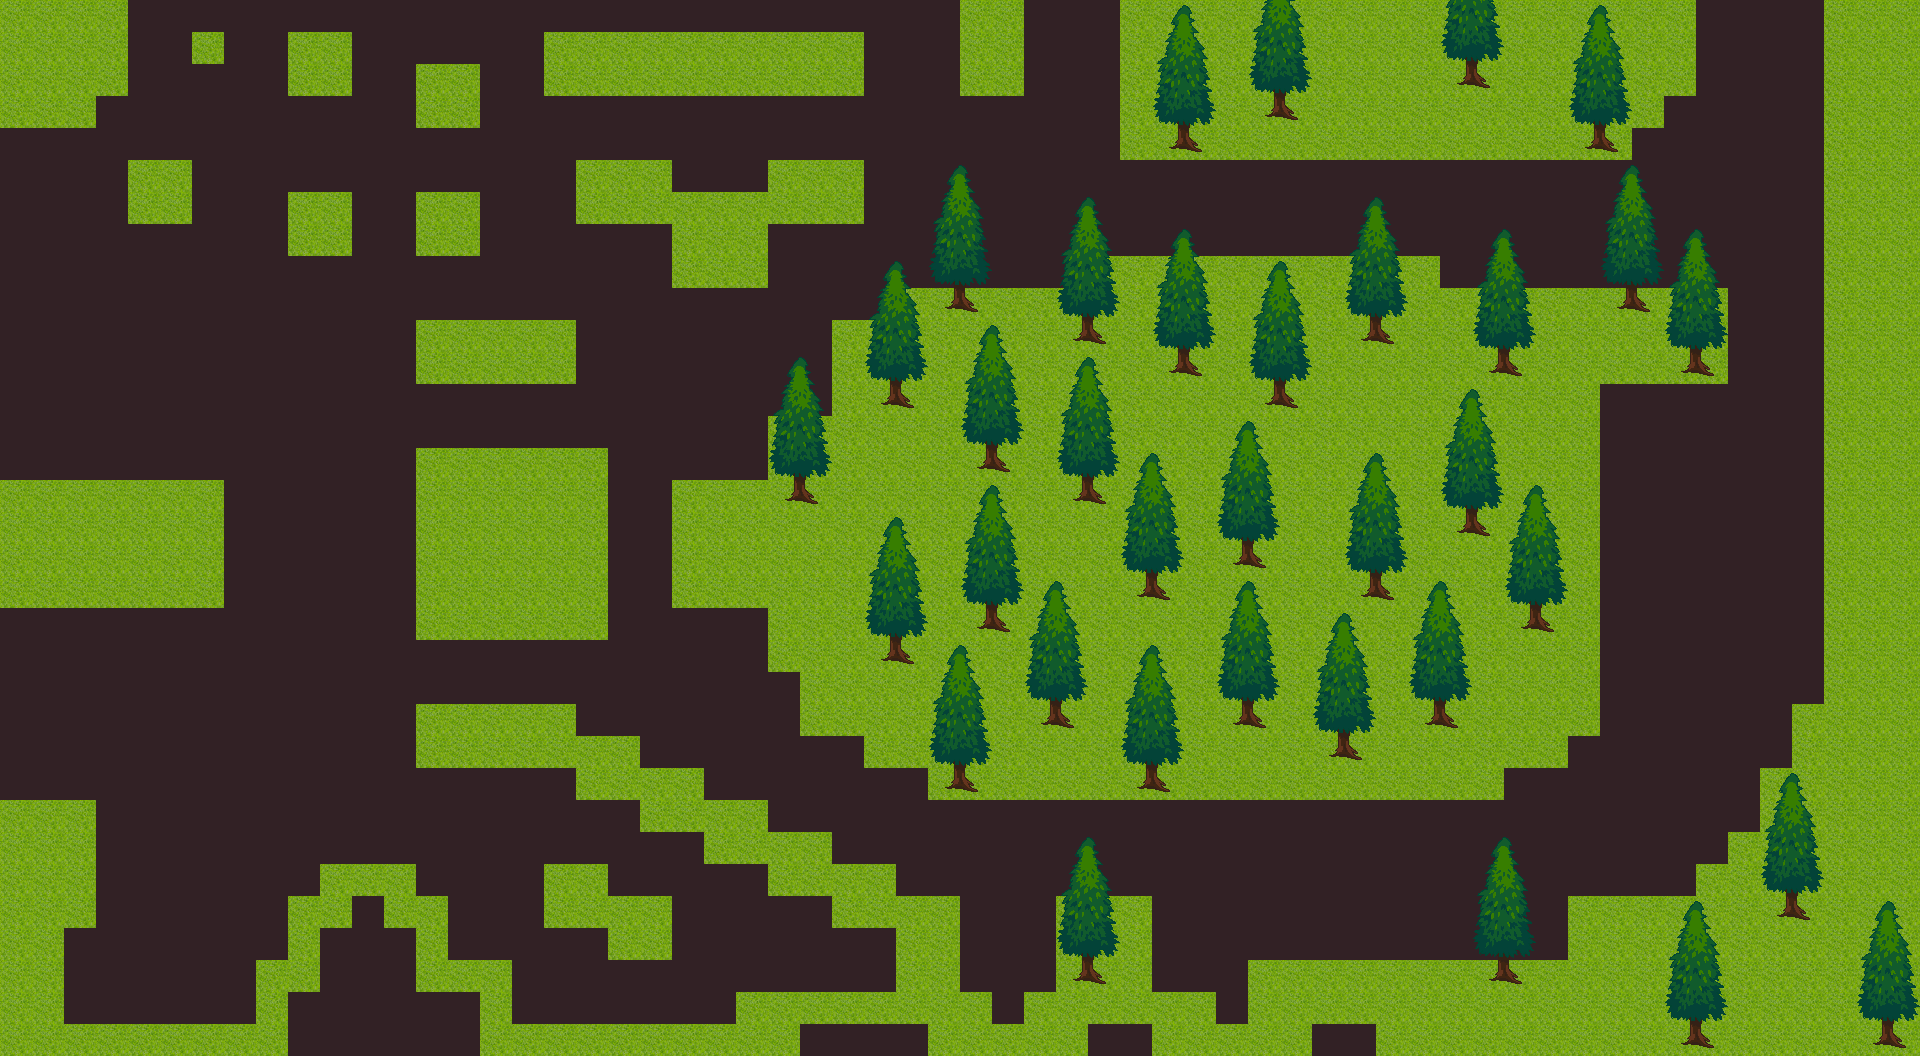

A level layout from a 2D game, rendered from its tile map. Below: a short description, then the map file with tile-grid data replaced by summaries:
An orthogonal 60x33 tile map with 32x32 px tiles, 2 tile layers (Background, TopLayer), 2 tilesets and 40 objects.

<map version="1.0" tiledversion="2017.06.20" orientation="orthogonal" renderorder="right-down" width="60" height="33" tilewidth="32" tileheight="32" nextobjectid="58">
 <tileset firstgid="1" source="terrain_atlas.tsx" />
 <tileset firstgid="1025" source="tilea2.tsx" />
 <layer name="Background" width="60" height="33">
  <data>[1980 cells, 1980 non-empty, 2 distinct tile ids]</data>
 </layer>
 <layer name="TopLayer" width="60" height="33">
  <data>[1980 cells, 334 non-empty, 10 distinct tile ids]</data>
 </layer>
 <objectgroup name="CollisionLayer">
  <object id="13" x="880.5" y="641.75" width="30" height="27">
   <properties>
    <property name="Collision" type="bool" value="true" />
   </properties>
   <ellipse />
  </object>
  <object id="16" x="944.5" y="769" width="30" height="27">
   <properties>
    <property name="Collision" type="bool" value="true" />
   </properties>
   <ellipse />
  </object>
  <object id="17" x="977" y="612" width="30" height="27">
   <properties>
    <property name="Collision" type="bool" value="true" />
   </properties>
   <ellipse />
  </object>
  <object id="18" x="1041" y="707.5" width="30" height="27">
   <properties>
    <property name="Collision" type="bool" value="true" />
   </properties>
   <ellipse />
  </object>
  <object id="19" x="785.5" y="482" width="30" height="27">
   <properties>
    <property name="Collision" type="bool" value="true" />
   </properties>
   <ellipse />
  </object>
  <object id="20" x="882.5" y="386" width="30" height="27">
   <properties>
    <property name="Collision" type="bool" value="true" />
   </properties>
   <ellipse />
  </object>
  <object id="21" x="976.5" y="450" width="30" height="27">
   <properties>
    <property name="Collision" type="bool" value="true" />
   </properties>
   <ellipse />
  </object>
  <object id="22" x="946" y="289" width="30" height="27">
   <properties>
    <property name="Collision" type="bool" value="true" />
   </properties>
   <ellipse />
  </object>
  <object id="23" x="1072.5" y="323" width="30" height="27">
   <properties>
    <property name="Collision" type="bool" value="true" />
   </properties>
   <ellipse />
  </object>
  <object id="24" x="1073" y="480.5" width="30" height="27">
   <properties>
    <property name="Collision" type="bool" value="true" />
   </properties>
   <ellipse />
  </object>
  <object id="25" x="1136.5" y="577.5" width="30" height="27">
   <properties>
    <property name="Collision" type="bool" value="true" />
   </properties>
   <ellipse />
  </object>
  <object id="26" x="1136" y="769.5" width="30" height="27">
   <properties>
    <property name="Collision" type="bool" value="true" />
   </properties>
   <ellipse />
  </object>
  <object id="27" x="1233.5" y="706.5" width="30" height="27">
   <properties>
    <property name="Collision" type="bool" value="true" />
   </properties>
   <ellipse />
  </object>
  <object id="28" x="1331" y="737.5" width="30" height="27">
   <properties>
    <property name="Collision" type="bool" value="true" />
   </properties>
   <ellipse />
  </object>
  <object id="29" x="1233.5" y="544.5" width="30" height="27">
   <properties>
    <property name="Collision" type="bool" value="true" />
   </properties>
   <ellipse />
  </object>
  <object id="30" x="1360.5" y="579" width="30" height="27">
   <properties>
    <property name="Collision" type="bool" value="true" />
   </properties>
   <ellipse />
  </object>
  <object id="31" x="1425" y="705" width="30" height="27">
   <properties>
    <property name="Collision" type="bool" value="true" />
   </properties>
   <ellipse />
  </object>
  <object id="32" x="1457.5" y="513.5" width="30" height="27">
   <properties>
    <property name="Collision" type="bool" value="true" />
   </properties>
   <ellipse />
  </object>
  <object id="33" x="1521" y="610" width="30" height="27">
   <properties>
    <property name="Collision" type="bool" value="true" />
   </properties>
   <ellipse />
  </object>
  <object id="34" x="1490" y="353" width="30" height="27">
   <properties>
    <property name="Collision" type="bool" value="true" />
   </properties>
   <ellipse />
  </object>
  <object id="35" x="1362" y="319.5" width="30" height="27">
   <properties>
    <property name="Collision" type="bool" value="true" />
   </properties>
   <ellipse />
  </object>
  <object id="36" x="1267" y="385" width="30" height="27">
   <properties>
    <property name="Collision" type="bool" value="true" />
   </properties>
   <ellipse />
  </object>
  <object id="37" x="1168" y="353.5" width="30" height="27">
   <properties>
    <property name="Collision" type="bool" value="true" />
   </properties>
   <ellipse />
  </object>
  <object id="38" x="1618.5" y="288.5" width="30" height="27">
   <properties>
    <property name="Collision" type="bool" value="true" />
   </properties>
   <ellipse />
  </object>
  <object id="39" x="1680.5" y="351.5" width="30" height="27">
   <properties>
    <property name="Collision" type="bool" value="true" />
   </properties>
   <ellipse />
  </object>
  <object id="40" x="1586.5" y="129" width="30" height="27">
   <properties>
    <property name="Collision" type="bool" value="true" />
   </properties>
   <ellipse />
  </object>
  <object id="41" x="1457" y="64.5" width="30" height="27">
   <properties>
    <property name="Collision" type="bool" value="true" />
   </properties>
   <ellipse />
  </object>
  <object id="42" x="1266" y="97" width="30" height="27">
   <properties>
    <property name="Collision" type="bool" value="true" />
   </properties>
   <ellipse />
  </object>
  <object id="43" x="1170.5" y="128.5" width="30" height="27">
   <properties>
    <property name="Collision" type="bool" value="true" />
   </properties>
   <ellipse />
  </object>
  <object id="44" x="1491" y="961.5" width="30" height="27">
   <properties>
    <property name="Collision" type="bool" value="true" />
   </properties>
   <ellipse />
  </object>
  <object id="45" x="1681.5" y="1025.5" width="30" height="27">
   <properties>
    <property name="Collision" type="bool" value="true" />
   </properties>
   <ellipse />
  </object>
  <object id="46" x="1779" y="898" width="30" height="27">
   <properties>
    <property name="Collision" type="bool" value="true" />
   </properties>
   <ellipse />
  </object>
  <object id="47" x="1872" y="1026.5" width="30" height="27">
   <properties>
    <property name="Collision" type="bool" value="true" />
   </properties>
   <ellipse />
  </object>
  <object id="48" x="1073.5" y="960" width="30" height="27">
   <properties>
    <property name="Collision" type="bool" value="true" />
   </properties>
   <ellipse />
  </object>
 </objectgroup>
 <objectgroup name="Consumable">
  <properties>
   <property name="Consumable" type="bool" value="true" />
  </properties>
  <object id="51" x="24" y="21.3333" width="49.3333" height="48">
   <properties>
    <property name="Consumable" type="bool" value="true" />
   </properties>
   <ellipse />
  </object>
  <object id="53" x="551.333" y="454.667" width="49.3333" height="48">
   <properties>
    <property name="Consumable" type="bool" value="true" />
   </properties>
   <ellipse />
  </object>
  <object id="54" x="20.6667" y="828" width="49.3333" height="48">
   <properties>
    <property name="Consumable" type="bool" value="true" />
   </properties>
   <ellipse />
  </object>
  <object id="55" x="1496.67" y="678.667" width="49.3333" height="48">
   <properties>
    <property name="Consumable" type="bool" value="true" />
   </properties>
   <ellipse />
  </object>
  <object id="56" x="1354" y="24" width="49.3333" height="48">
   <properties>
    <property name="Consumable" type="bool" value="true" />
   </properties>
   <ellipse />
  </object>
  <object id="57" x="1766" y="988" width="49.3333" height="48">
   <properties>
    <property name="Consumable" type="bool" value="true" />
   </properties>
   <ellipse />
  </object>
 </objectgroup>
</map>
